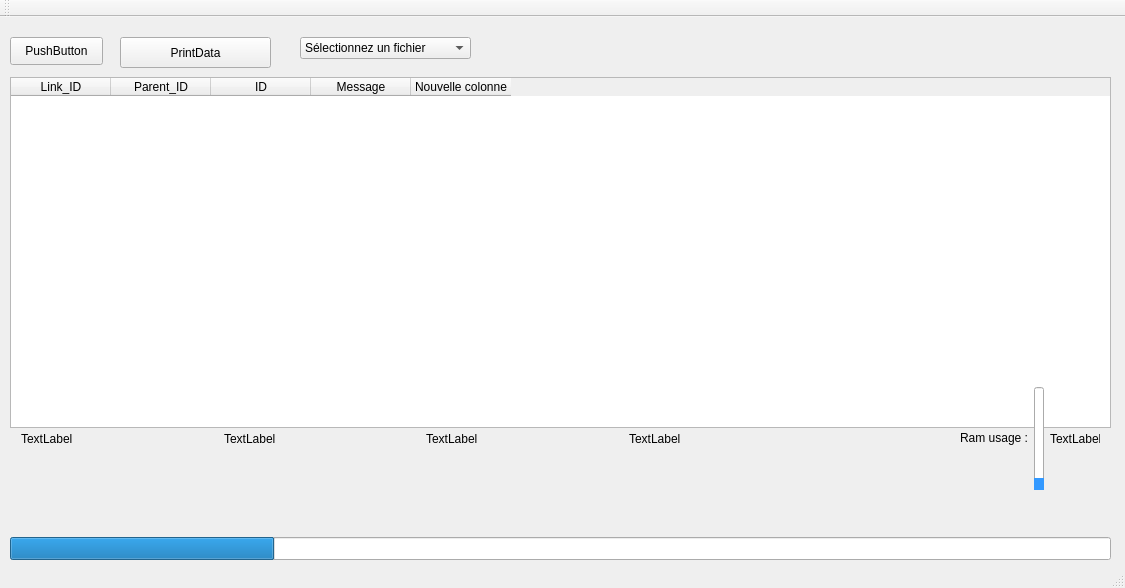
<?xml version="1.0" encoding="UTF-8"?>
<ui version="4.0">
 <class>MainWindow</class>
 <widget class="QMainWindow" name="MainWindow">
  <property name="geometry">
   <rect>
    <x>0</x>
    <y>0</y>
    <width>1125</width>
    <height>588</height>
   </rect>
  </property>
  <property name="windowTitle">
   <string>Big Data</string>
  </property>
  <property name="styleSheet">
   <string notr="true"> #progressBar_2::chunk {
     background-color: #3399ff;
 }</string>
  </property>
  <widget class="QWidget" name="centralWidget">
   <widget class="QPushButton" name="pushButton">
    <property name="geometry">
     <rect>
      <x>120</x>
      <y>20</y>
      <width>151</width>
      <height>31</height>
     </rect>
    </property>
    <property name="text">
     <string>PrintData</string>
    </property>
   </widget>
   <widget class="QPushButton" name="pushButton_2">
    <property name="geometry">
     <rect>
      <x>10</x>
      <y>20</y>
      <width>93</width>
      <height>28</height>
     </rect>
    </property>
    <property name="text">
     <string>PushButton</string>
    </property>
   </widget>
   <widget class="QTableWidget" name="tableWidget">
    <property name="geometry">
     <rect>
      <x>10</x>
      <y>60</y>
      <width>1101</width>
      <height>351</height>
     </rect>
    </property>
    <property name="alternatingRowColors">
     <bool>false</bool>
    </property>
    <property name="verticalScrollMode">
     <enum>QAbstractItemView::ScrollPerItem</enum>
    </property>
    <property name="horizontalScrollMode">
     <enum>QAbstractItemView::ScrollPerItem</enum>
    </property>
    <property name="sortingEnabled">
     <bool>true</bool>
    </property>
    <column>
     <property name="text">
      <string>Link_ID</string>
     </property>
    </column>
    <column>
     <property name="text">
      <string>Parent_ID</string>
     </property>
    </column>
    <column>
     <property name="text">
      <string>ID</string>
     </property>
    </column>
    <column>
     <property name="text">
      <string>Message</string>
     </property>
    </column>
    <column>
     <property name="text">
      <string>Nouvelle colonne</string>
     </property>
    </column>
   </widget>
   <widget class="QProgressBar" name="progressBar">
    <property name="geometry">
     <rect>
      <x>10</x>
      <y>520</y>
      <width>1101</width>
      <height>23</height>
     </rect>
    </property>
    <property name="value">
     <number>24</number>
    </property>
    <property name="textVisible">
     <bool>false</bool>
    </property>
   </widget>
   <widget class="QWidget" name="horizontalLayoutWidget">
    <property name="geometry">
     <rect>
      <x>10</x>
      <y>370</y>
      <width>1101</width>
      <height>114</height>
     </rect>
    </property>
    <layout class="QHBoxLayout" name="horizontalLayout">
     <property name="topMargin">
      <number>0</number>
     </property>
     <item>
      <widget class="QLabel" name="label_2">
       <property name="text">
        <string>TextLabel</string>
       </property>
      </widget>
     </item>
     <item>
      <widget class="QLabel" name="label">
       <property name="text">
        <string>TextLabel</string>
       </property>
      </widget>
     </item>
     <item>
      <widget class="QLabel" name="label_3">
       <property name="text">
        <string>TextLabel</string>
       </property>
      </widget>
     </item>
     <item>
      <widget class="QLabel" name="label_6">
       <property name="text">
        <string>TextLabel</string>
       </property>
      </widget>
     </item>
     <item>
      <widget class="QLabel" name="label_4">
       <property name="text">
        <string>&lt;html&gt;&lt;head/&gt;&lt;body&gt;&lt;p align=&quot;right&quot;&gt;Ram usage :&lt;/p&gt;&lt;/body&gt;&lt;/html&gt;</string>
       </property>
      </widget>
     </item>
     <item>
      <widget class="QProgressBar" name="progressBar_2">
       <property name="maximumSize">
        <size>
         <width>10</width>
         <height>16777215</height>
        </size>
       </property>
       <property name="value">
        <number>12</number>
       </property>
       <property name="textVisible">
        <bool>false</bool>
       </property>
       <property name="orientation">
        <enum>Qt::Vertical</enum>
       </property>
      </widget>
     </item>
     <item>
      <widget class="QLabel" name="label_5">
       <property name="maximumSize">
        <size>
         <width>50</width>
         <height>16777215</height>
        </size>
       </property>
       <property name="text">
        <string>TextLabel</string>
       </property>
      </widget>
     </item>
    </layout>
   </widget>
   <widget class="QComboBox" name="comboBox">
    <property name="geometry">
     <rect>
      <x>300</x>
      <y>20</y>
      <width>171</width>
      <height>22</height>
     </rect>
    </property>
    <property name="editable">
     <bool>false</bool>
    </property>
    <property name="currentText">
     <string notr="true">Sélectionnez un fichier</string>
    </property>
    <item>
     <property name="text">
      <string>Sélectionnez un fichier</string>
     </property>
    </item>
   </widget>
  </widget>
  <widget class="QMenuBar" name="menuBar">
   <property name="geometry">
    <rect>
     <x>0</x>
     <y>0</y>
     <width>1125</width>
     <height>26</height>
    </rect>
   </property>
  </widget>
  <widget class="QToolBar" name="mainToolBar">
   <attribute name="toolBarArea">
    <enum>TopToolBarArea</enum>
   </attribute>
   <attribute name="toolBarBreak">
    <bool>false</bool>
   </attribute>
  </widget>
  <widget class="QStatusBar" name="statusBar"/>
 </widget>
 <layoutdefault spacing="6" margin="11"/>
 <resources/>
 <connections/>
</ui>
